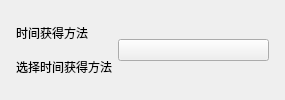
          <widget class="CardWidget" name="CardWidget_18">
           <property name="minimumSize">
            <size>
             <width>0</width>
             <height>70</height>
            </size>
           </property>
           <layout class="QHBoxLayout" name="horizontalLayout_19">
            <property name="leftMargin">
             <number>16</number>
            </property>
            <property name="topMargin">
             <number>16</number>
            </property>
            <property name="rightMargin">
             <number>16</number>
            </property>
            <property name="bottomMargin">
             <number>16</number>
            </property>
            <item>
             <layout class="QVBoxLayout" name="verticalLayout_30">
              <property name="spacing">
               <number>0</number>
              </property>
              <item>
               <widget class="StrongBodyLabel" name="StrongBodyLabel_20">
                <property name="text">
                 <string>时间获得方法</string>
                </property>
                <property name="wordWrap">
                 <bool>true</bool>
                </property>
               </widget>
              </item>
              <item>
               <widget class="CaptionLabel" name="CaptionLabel_17">
                <property name="text">
                 <string>选择时间获得方法</string>
                </property>
                <property name="wordWrap">
                 <bool>true</bool>
                </property>
                <property name="lightColor" stdset="0">
                 <color alpha="150">
                  <red>0</red>
                  <green>0</green>
                  <blue>0</blue>
                 </color>
                </property>
                <property name="darkColor" stdset="0">
                 <color alpha="200">
                  <red>255</red>
                  <green>255</green>
                  <blue>255</blue>
                 </color>
                </property>
               </widget>
              </item>
             </layout>
            </item>
            <item>
             <widget class="ComboBox" name="conf_time_get">
              <property name="sizePolicy">
               <sizepolicy hsizetype="Maximum" vsizetype="Fixed">
                <horstretch>0</horstretch>
                <verstretch>0</verstretch>
               </sizepolicy>
              </property>
              <property name="minimumSize">
               <size>
                <width>151</width>
                <height>0</height>
               </size>
              </property>
              <property name="text">
               <string/>
              </property>
             </widget>
            </item>
           </layout>
          </widget>
